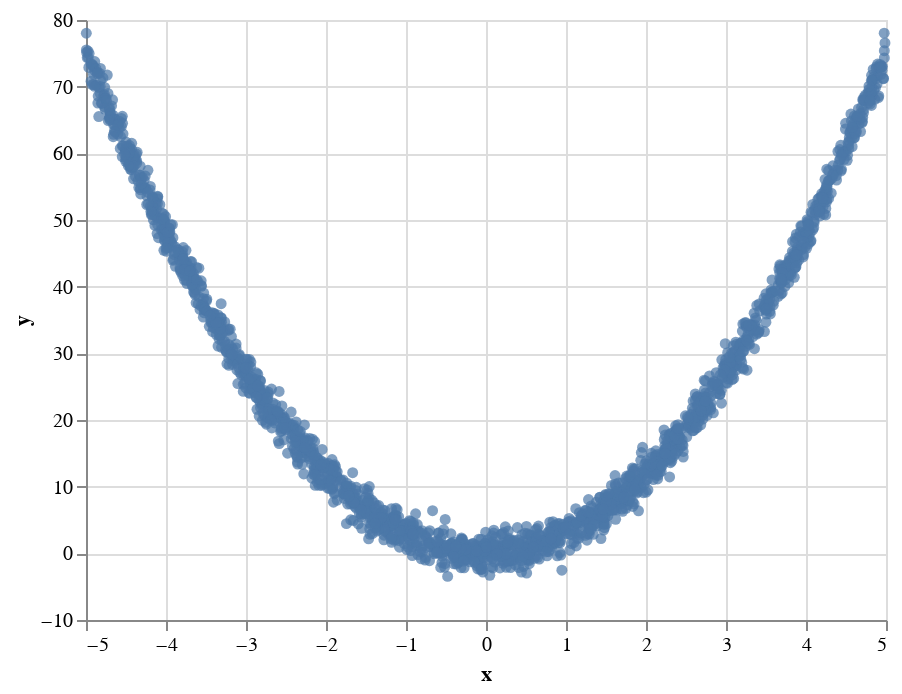

This figure's notebook cell:
### Code cell
alt.Chart(df).mark_circle().encode(
    x = 'x',
    y = 'y'
)

### Figure 1 — Vega-Lite specification as saved in the notebook (floating-point values rounded to 4 significant figures; data arrays with more than 128 entries replaced by an {"elided": "..."} marker saying what was removed)
{"config": {"view": {"continuousWidth": 400, "continuousHeight": 300}}, "data": {"name": "data-609b099bdcc8f0ee92deb81926a648ce"}, "mark": "circle", "encoding": {"x": {"field": "x", "type": "quantitative"}, "y": {"field": "y", "type": "quantitative"}}, "$schema": "https://vega.github.io/schema/vega-lite/v4.17.0.json", "datasets": {"data-609b099bdcc8f0ee92deb81926a648ce": {"elided": "2000 records"}}}
